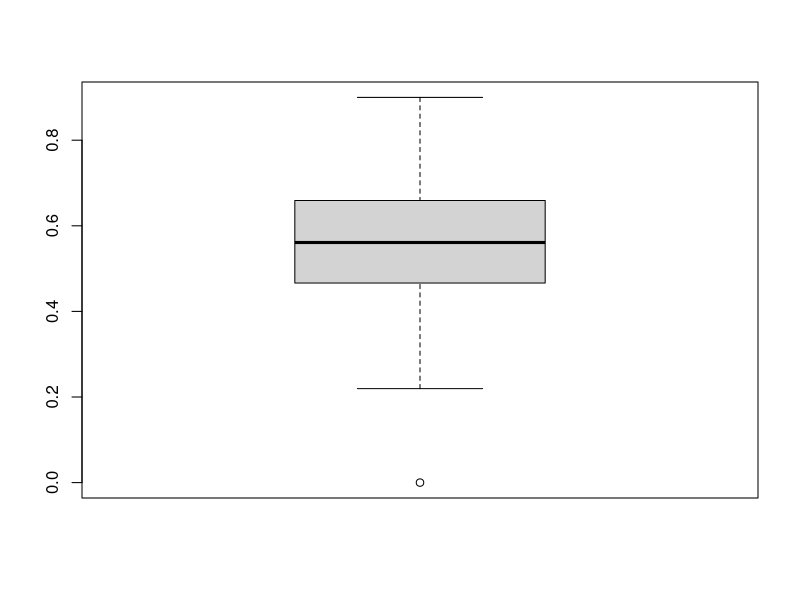
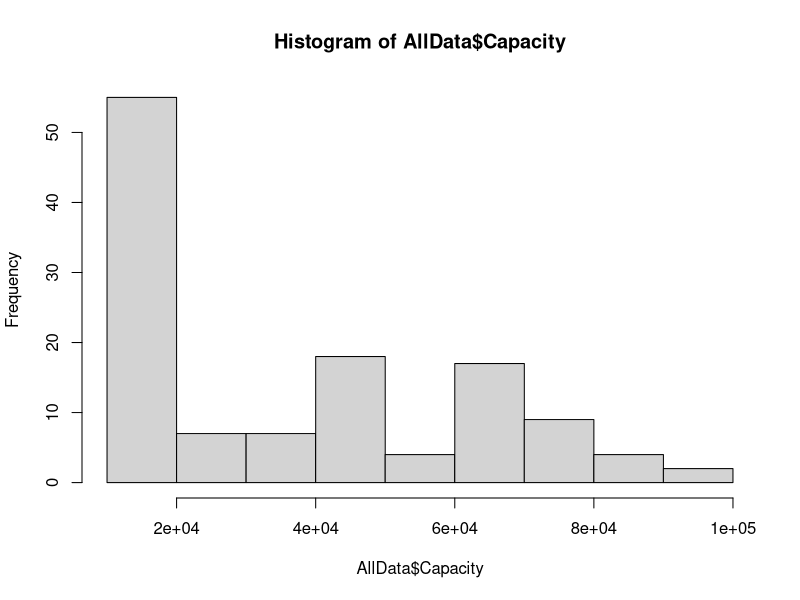
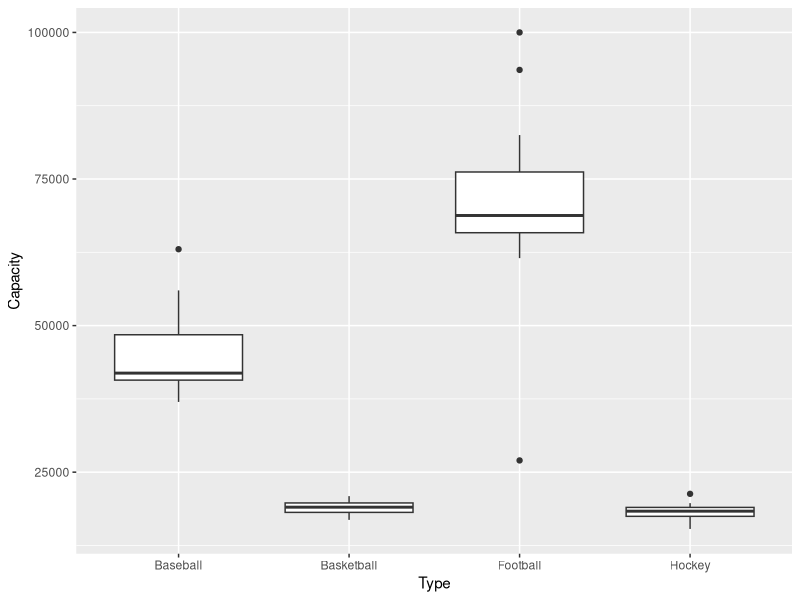
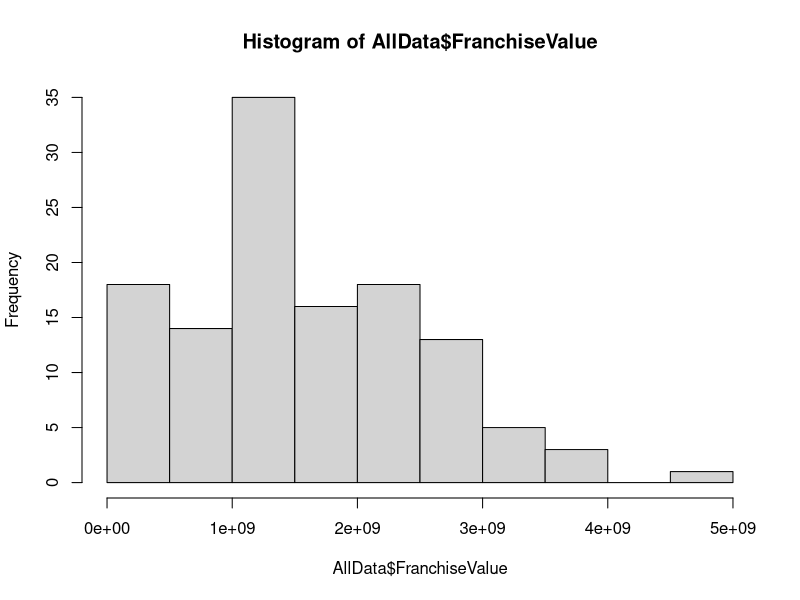
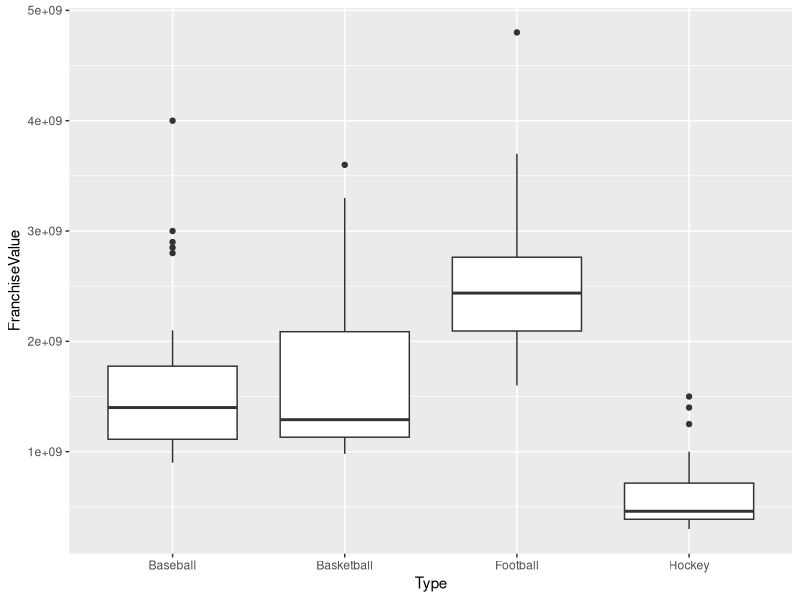
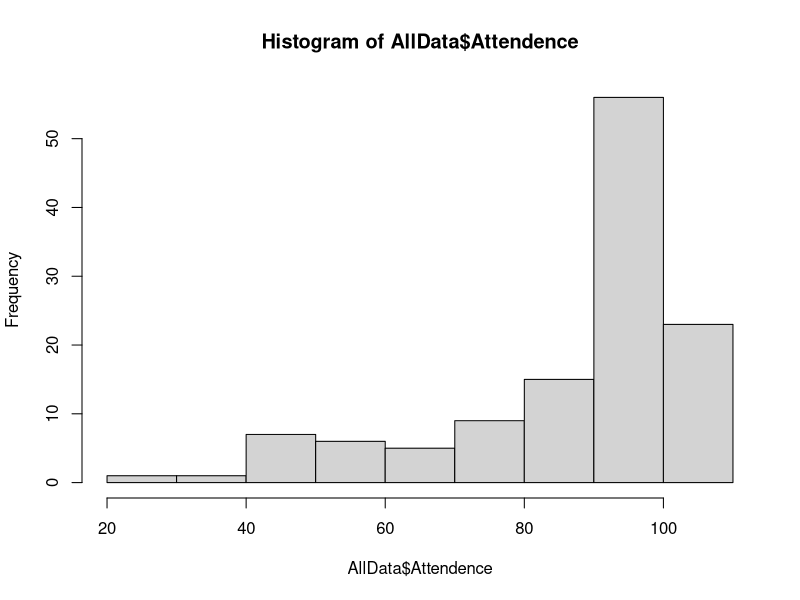
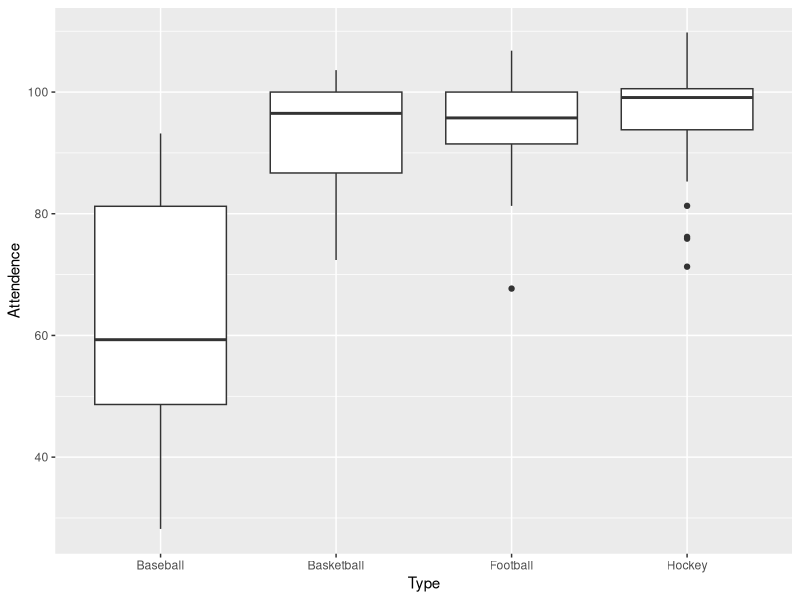
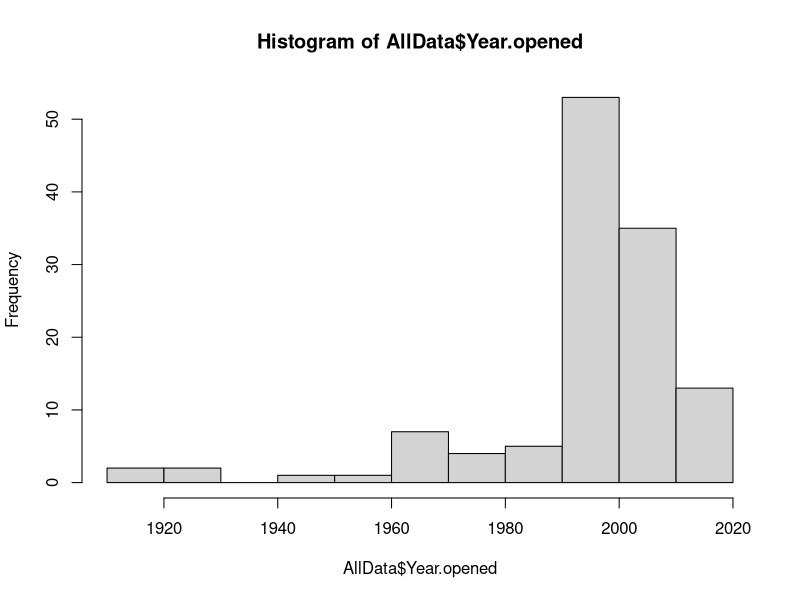

Write the R code that produced these figures, in order.
## ---- chunk 1
knitr::opts_chunk$set(echo = TRUE)
library(dplyr)
## ---- chunk 2
state <- read.csv("StateData.csv")
team <- read.csv("TeamData.csv",stringsAsFactors = TRUE)

statestuff <- data.frame(state.abb,state.name)
colnames(statestuff) <- c("State","StateName")
state <- full_join(state,statestuff)
state$StateName <- as.character(state$StateName)
state <- state%>%mutate(StateAbb=State,State=ifelse(State=="DC","District of Columbia",as.character(StateName)))
AllData <- right_join(state,team)
write.csv(AllData,"AllData.csv")

# make strings numeric
AllData$Capacity <- as.numeric(gsub(",", "", AllData$Capacity) )
AllData$FranchiseValue <- as.numeric(gsub(",", "", AllData$FranchiseValue) )

# making percent of home wins as variable

AllData <- AllData %>% mutate(WinPct = HomeWins/HomeGames)
## ---- chunk 3
library(ggplot2)
# Team Level Variables
# Basic EDA
# #
boxplot(AllData$WinPct)
summary(AllData$WinPct)
# # Sport
table(AllData$Type)

# # Capacity
hist(AllData$Capacity)
summary(AllData$Capacity)
ggplot(AllData, aes(x=Type, y = Capacity)) + geom_boxplot() # interaction needed for stadium size and sport

# # FranchiseValue
hist(AllData$FranchiseValue)
summary(AllData$FranchiseValue)
ggplot(AllData, aes(x=Type, y = FranchiseValue)) + geom_boxplot() # interaction needed for franchise and sport

# # Attendance
hist(AllData$Attendence)
summary(AllData$Attendence)
ggplot(AllData, aes(x=Type, y = Attendence)) + geom_boxplot() # interaction needed for franchise and sport

# # Year
hist(AllData$Year.opened)
tapply(AllData$Capacity, AllData$Year.opened, mean)
tapply(AllData$Year.opened, AllData$Type,mean) # hockey and basketball have newest stadiums and baseball and football have older, with baseball being oldest
